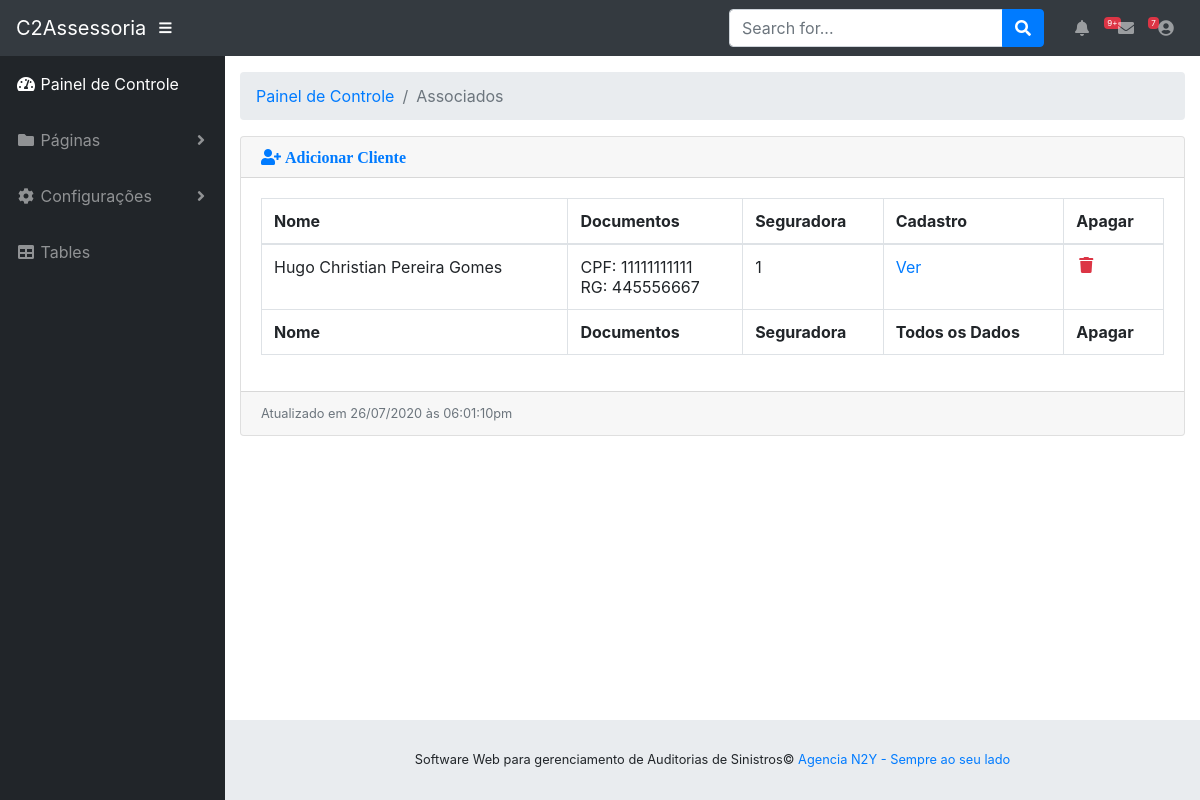
Screenshot of /api/index.php?url=Associados with the database file from the repository.
### tables this page shows
create table tb_associados(
    id_associado int not null PRIMARY KEY auto_increment,
    cpf_associado bigint DEFAULT null,
    rg_associado bigint DEFAULT null,
    seguradora_associado int DEFAULT null,
    nome_associado varchar(200) DEFAULT null,
    cep_associado varchar(11) DEFAULT null,
    endereco_associado varchar(100) DEFAULT null,
    bairro_associado varchar(50) DEFAULT null,
    cidade_associado varchar(50) DEFAULT null,
    estado_associado varchar(50) DEFAULT null,
    nacionalidade_associado varchar(50) DEFAULT null,
    civil_associado varchar(50) DEFAULT null,
    profissao_associado varchar(50) DEFAULT null,
    veiculo1_associado int DEFAULT null,
    veiculo2_associado int DEFAULT null,
    veiculo3_associado int DEFAULT null,
    veiculo4_associado int DEFAULT null,
    status_cnh_associado int DEFAULT null,
    FOREIGN KEY(seguradora_associado) REFERENCES tb_clientes(id_cliente),
    FOREIGN KEY(veiculo1_associado) REFERENCES tb_veiculos(id_veiculo),
    FOREIGN KEY(veiculo2_associado) REFERENCES tb_veiculos(id_veiculo),
    FOREIGN KEY(veiculo3_associado) REFERENCES tb_veiculos(id_veiculo),
    FOREIGN KEY(veiculo4_associado) REFERENCES tb_veiculos(id_veiculo)
);

### api/pages/Associados.php (the view)
<?php
if(isset($_GET['Cadastrar'])){
    include_once "pages/Associados/Cadastro-Associado.php";
}else if(isset($_GET['Ver'])){
    include_once "pages/Associados/Ver-Associado.php";
}else{
    $QueryBuscarClientes = "SELECT * FROM tb_associados";
    $ExeQrBuscarClientes = mysqli_query($connection, $QueryBuscarClientes);
    $QtdQrBuscarClientes = mysqli_num_rows($ExeQrBuscarClientes);
    if( $QtdQrBuscarClientes >= 0){
        while($DadosCliente = mysqli_fetch_assoc($ExeQrBuscarClientes)){
            ?>
            <div class="card mb-3">
            <div class="card-header">
                <a href="?url=Associados&Cadastrar">
                    <i class="fas fa-user-plus text-primary">
                    Adicionar Cliente
                    </i>
                </a>
            </div>
            <div class="card-body">
                <div class="table-responsive">
                <table class="table table-bordered" id="" width="100%" cellspacing="0">
                    <thead>
                    <tr>
                        <th>Nome</th>
                        <th>Documentos</th>
                        <th>Seguradora</th>
                        <th>Cadastro</th>
                        <th>Apagar</th>
                    </tr>
                    </thead>
                    <tfoot>
                    <tr>
                        <th>Nome</th>
                        <th>Documentos</th>
                        <th>Seguradora</th>
                        <th>Todos os Dados</th>
                        <th>Apagar</th>
                    </tr>
                    </tfoot>
                    <tbody>
                    <tr>
                        <td>
                            <?php echo $DadosCliente['nome_associado']?>
                        </td>
                        <td>
                            <?php echo
                                "CPF: ".$DadosCliente['cpf_associado'] . "<br>" .
                                "RG: ". $DadosCliente['rg_associado']
                            ?>
                        </td>
                        <td>
                            <?php echo $DadosCliente['seguradora_associado']?>
                        </td>
                        <td>
                            <a href="?url=Associados&Ver&id=<?php echo $DadosCliente['id_associado']?>">
                                Ver
                            </a>
                        </td>
                        <td>
                            <a href="?url=Associados&delete&id=<?php echo $DadosCliente['id_associado']?>" class="text-danger">
                                <i class="fas fa-fw fa-trash"></i>
                            </a>
                        </td>
                    </tr>
                    </tbody>
                </table>
                </div>
            </div>
            <div class="card-footer small text-muted">Atualizado em <?php echo date('d/m/yy')?> às <?php echo date('h:i:sa');?></div>
            </div>
            <?php
        }
    }else{
        echo 'Nada Encontrado';
    }
}

### css/sb-admin.css (style rules this page uses)
html { position: relative; min-height: 100%; }
body { height: 100%; }
:root { --input-padding-x: 0.75rem; --input-padding-y: 0.75rem; }

### rows the page displays
tb_associados: nome_associado "Hugo Christian Pereira Gomes", cpf_associado "11111111111", rg_associado "445556667", seguradora_associado "1"

### other values shown
$_GET['url'] "Associados"
SITEDESC "Software Web para gerenciamento de Auditorias de Sinistros"
